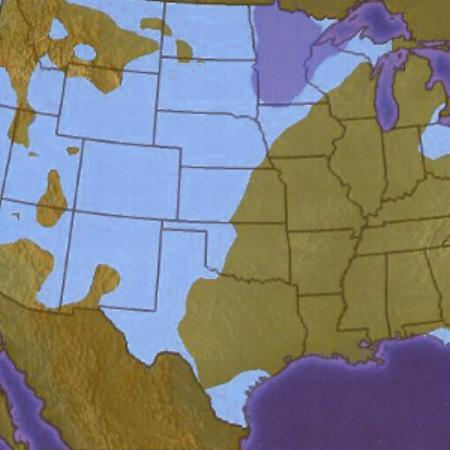
%> input picture Matlab Code - Version- June01/test.jpg, 450 x 450 px
$ octave --eval "result = computeClutter('test.jpg');"   (GNU Octave 9; MATLAB toolbox functions it lacks are replaced by stand-ins)
%> lines starting %> are read from the running program, lines starting %| are printed output that depends on the picture; in (x1, y1, x2, y2) boxes, pixels count from 0 and x2, y2 are one past the last pixel; in counts of white or black regions, pixels touching at a corner belong together; the program's own positions count from 1
### Matlab Code - Version- June01/RGB2Lab.m
function im_Lab=RGB2Lab(im)
% im_Lab=RGB2Lab(im)
% converts RGB color space to CIELab color space
% im is an input RGB image
% im_Lab is the output Lab image

im=double(im); %Convert unsigned 8-bit integer to double precision.

r=im(:,:,1)/255; %get r,g,b value in the range of [0,1]
g=im(:,:,2)/255;
b=im(:,:,3)/255;

% the figure from graybar.m and the infromation from the website
% http://www.cinenet.net/~spitzak/conversion/whysrgb.html, we can conclude
% that our RGB system is sRGB

% if RGB system is sRGB
indr=r>0.04045;
r(indr)=((r(indr)+0.055)/1.055).^2.4;
r(~indr)=r(~indr)/12.92;

indg=g>0.04045;
g(indg)=((g(indg)+0.055)/1.055).^2.4;
g(~indg)=g(~indg)/12.92;

indb=b>0.04045;
b(indb)=((b(indb)+0.055)/1.055).^2.4;
b(~indb)=b(~indb)/12.92;

%Observer. = 2°, Illuminant = D65
X = r * 0.4124 + g * 0.3576 + b * 0.1805;
Y = r * 0.2126 + g * 0.7152 + b * 0.0722;
Z = r * 0.0193 + g * 0.1192 + b * 0.9505;

x = X /  95.047; %x=X/Xn         %Observer = 2°, Illuminant = D65
y = Y / 100.000; %y=Y/Yn
z = Z / 108.883; %z=Z/Zn

indx=x>0.008856;
x(indx)=x(indx).^(1/3);
x(~indx)=7.787*x(~indx)+16/116;

indy=y>0.008856;
y(indy)=y(indy).^(1/3);
y(~indy)=7.787*y(~indy)+16/116;

indz=z>0.008856;
z(indz)=z(indz).^(1/3);
z(~indz)=7.787*z(~indz)+16/116;

CIE_L = ( 116 * y ) - 16;
CIE_a = 500 * ( x - y );
CIE_b = 200 * ( y - z );

im_Lab(:,:,1)=CIE_L;
im_Lab(:,:,2)=CIE_a;
im_Lab(:,:,3)=CIE_b;

### Matlab Code - Version- June01/reduce.m
function image2 = reduce(image0,kernel)
% Reduce: for building Gaussian or Laplacian pyramids. 1-D separable kernels.
%
% imnew = reduce(im0)		Reduce w/default kernel: [.05 .25 .4 .25 .05]
% imnew = reduce(im0,kern)	Reduce with kern; sums to unity.

% Ruth Rosenholtz

if nargin == 1,
	% Default kernel
	kernel = [0.05 0.25 0.4 0.25 0.05];
end;

[ysize xsize] = size(image0);

image0 = filt2(kernel,image0);		% Filter horizontally.
					% filt2 is filter2 with reflection.
image1 = image0(:,1:2:xsize);

image1 = filt2(kernel',image1);		% Filter vertically.
image2 = image1(1:2:ysize,:);

return

### Matlab Code - Version- June01/filt2.m
function im2 = filt2(kernel,im1,reflect_style)
% im2 = filt2(kernel,im1,reflect_style)
% Improved version of filter2, which includes reflection.
% Default style is 'odd'.  Also can be 'even', or 'wrap'.
% im2 = filt2(kern,image)	apply kern with odd refl (default).
% im2 = filt2(kern,image,'even')	Use even reflection.
% im2 = filt2(kern,image,128)	Fill with 128's.

% Ruth Rosenholtz

if nargin==2, reflect_style = 'odd'; end

[ky,kx] = size(kernel);
[iy,ix] = size(im1);

imbig = addborder(im1,kx-1,ky-1,reflect_style);
imbig = conv2(imbig,kernel,'same');
im2 = imbig(ky:ky-1+iy, kx:kx-1+ix);

### Matlab Code - Version- June01/addborder.m
function imbig = addborder(im,xbdr,ybdr,arg);
% [5 lines of commented-out code are left out]

[ysize, xsize] = size(im);

%--------if arg is a number, fill border with its value.
if ~isstr(arg)
	imbig = arg*ones((ysize + 2*ybdr), (xsize + 2*xbdr));
	imbig((ybdr+1):(ybdr+ysize), (xbdr+1):(xbdr+xsize)) = im;

%--------Else use a reflection method. First check thickness.
elseif ((xbdr > xsize-1) | (ybdr > ysize-1)),
	 error('borders must be thinner than image');

% -----------------------Even reflections.
elseif strcmp(arg,'even')
	%--set up array
	imbig = zeros((ysize + 2*ybdr), (xsize + 2*xbdr));
	imbig((ybdr+1):(ybdr+ysize), (xbdr+1):(xbdr+xsize)) = im;
	%--do reflections
	if (xbdr >= 1),
		imbig((ybdr+1):(ybdr+ysize), xbdr:-1:1) =...
			im(:,1:xbdr);
		imbig((ybdr+1):(ybdr+ysize),(xbdr+xsize+1):(2*xbdr+xsize))...
				 = im(:,xsize:-1:xsize-xbdr+1);
	end
	if (ybdr >= 1),
		imbig(ybdr:-1:1,:) = imbig(ybdr+1:ybdr+ybdr,:);
		imbig((ybdr+ysize+1):(2*ybdr+ysize), :)...
			 = imbig(ybdr+ysize:-1:ysize+1, :);
	end

% ---------------------odd reflections.
elseif strcmp(arg,'odd')
%--set up array
	imbig = zeros((ysize + 2*ybdr), (xsize + 2*xbdr));
	imbig((ybdr+1):(ybdr+ysize), (xbdr+1):(xbdr+xsize)) = im;
%--do reflections.  Skip it if bdr is 0 or less.
	if (xbdr >= 1),
		imbig((ybdr+1):(ybdr+ysize), xbdr:-1:1) = im(:,2:xbdr+1);
		imbig((ybdr+1):(ybdr+ysize),(xbdr+xsize+1):(2*xbdr+xsize))...
			 = im(:,xsize-1:-1:xsize-xbdr);
	end
	if (ybdr >= 1),
		imbig(ybdr:-1:1,:) = imbig(ybdr+2:ybdr+ybdr+1,:);
		imbig((ybdr+ysize+1):(2*ybdr+ysize), :)...
			 = imbig(ybdr+ysize-1:-1:ysize, :);
	end

% ---------------------Wraparound
elseif strcmp(arg,'wrap')
%--set up array
	imbig = zeros((ysize + 2*ybdr), (xsize + 2*xbdr));
	imbig((ybdr+1):(ybdr+ysize), (xbdr+1):(xbdr+xsize)) = im;
%--do reflections
	if (xbdr >= 1),
		imbig((ybdr+1):(ybdr+ysize), 1:xbdr) = im(:,xsize-xbdr+1:xsize);
		imbig((ybdr+1):(ybdr+ysize),(xbdr+xsize+1):(2*xbdr+xsize))...
			 = im(:,1:xbdr);
	end
	if (ybdr >= 1),
		imbig(1:ybdr,:) = imbig(ysize+1:ysize+ybdr,:);
		imbig((ybdr+ysize+1):(2*ybdr+ysize), :)...
			 = imbig(ybdr+1:ybdr+ybdr, :);
	end

else  error('unknown border style');

end

### Matlab Code - Version- June01/RRgaussianPyramid.m
function pyramid = RRgaussianPyramid(im, numLevels)
% pyramid = RRgaussianPyramid(im, numLevels)
%
% Computes a GaussianPyramid of image im, with numLevels levels.
% Does not include the highest frequency level (the original image).
% Returns a cell structure containing the levels of the pyramid.
%
% Reference:
% Burt, P., & Adelson, E.H. The Laplacian Pyramid as a
% Compact Image Code. IEEE Trans. on Communication,
% COM-31:532-540, 1983.

% code by Ruth Rosenholtz

% The "gaussian" is a separable filter:
% G = [0.05, 0.25, 0.40, 0.25, 0.05].

pyramid = cell(numLevels, 1);
pyramid{1} = im;
for i=2:numLevels,
    if i==2,
        tmp = im;
    else
        tmp = pyramid{i-1};
    end
    pyramid{i} = reduce(tmp);
    % This uses my old reduce program, which reflects the image about the
    % border before filtering, to minimize edge effects.
end
return;

### Matlab Code - Version- June01/colorClutter.m
function [clutter_levels, clutter_map] = colorClutter(inputImage, numlevels, pool_sigma, pix)
% [clutter_levels, clutter_map] = colorClutter(inputImage, numlevels, [pool_sigma], [pix])

% computes the color clutter map(s) of an image. Returns:
% "clutter_levels", a cell structure, containing the color clutter at a number of scales
%    specified by numlevels;  -- cell(numlevels,1) --, the n'th level of which can be
%    accessed using clutter_levels{n}{1}
% "clutter_map", an array of the same size as the input image, is a single clutter
%    map collapsed from clutter_levels, which is the clutter measure at multiple
%    scales now the "collapsing" is done by taking the maximal values across scales
%
% Inputs:
% "inputImage" gives the input. It can be one of the following 3 things: 1. an RGB
%    image; 2. a string, i.e., file name of an RGB image; 3, a cell structure
%    containing Gaussian pyramids of the luminance(L) and the chrominance(a,b)
%    channels. Refer to RRgaussianPyramid.m and computeClutter.m for how to build
%    and use Gaussian pyramids.
% "numlevels" is the number of levels.
% Color clutter is computed as the "volume" of a color distribution
%    ellipsoid, which is the determinant of covariance matrix. Covariance
%    matrix can be computed efficiently through linear filtering. More
%    specifically, cov(X,Y) = E(XY)-E(X)E(Y), where E (expectation value)
%    can be approximated by filtering with a Gaussian window.
% "pool_sigma" is the sigma (standard deviation) of this Gaussian window.
%    Defaults to 3.
% "pix" is for the option of displaying clutter maps. If it's 1, displays the clutter maps.
%    If it's 0, does not display (useful for batch processing of many images). Defaults to 1.
%
% Reference:
% Ruth Rosenholtz, Yuanzhen Li, and Lisa Nakano. "Measuring Visual Clutter".
% Journal of Vision, 7(2), 2007. http://www.journalofvision.com/7/2/

% Ruth Rosenholtz and Yuanzhen Li, Sept 2004.

if ~exist('pool_sigma')
    pool_sigma = 3;
end
if ~exist('pix')
    pix = 1;
end

if iscell(inputImage)
    L_pyr = inputImage(:,:,1);
    a_pyr = inputImage(:,:,2);
    b_pyr = inputImage(:,:,3);
else
    if ischar(inputImage)
        try
            [tmp, map] = imread(inputImage);
        catch
            error(sprintf('Unable to open %s image file.', 'input image'))
        end
        [h, w, depth] = size(tmp);
        if prod(size(map))==0,
            im = double(tmp);
        else
            tmp = tmp(:);
            im = zeros(prod(size(tmp)), 3);
            im = map(double(tmp)+1, :);
            im = reshape(im, h, w, 3);
        end
    else
        if isnumeric(inputImage)
            im = inputImage;
        end
    end

    % The input image, im, had better be a MxNx3 matrix, in which case we assume it is an RGB image.
    %   If it's MxN, it's probably gray, and this program is not appropriate.
    [m, n, d] = size(im);
    if d==3,
        % we first convert it into the perceptually-based CIELab color space
        Lab = RGB2Lab(im);
    else
        error('%s should be run on RGB color images.  Input image appears to be grayscale.\n', mfilename);
    end

    % Get Gaussian pyramids (one for each of L,a,b)
    L_pyr = RRgaussianPyramid(Lab(:,:,1), numlevels);
    a_pyr = RRgaussianPyramid(Lab(:,:,2), numlevels);
    b_pyr = RRgaussianPyramid(Lab(:,:,3), numlevels);
end

% Compute clutter
[clutter_levels] = computeColorClutter(L_pyr, a_pyr, b_pyr, pool_sigma);

% collapse over scales by taking the maximum

% first get a Gaussian kernel to upsample the clutter maps on bigger scales
% so that the clutter maps would have the same sizes, and max can be taken
% across scales
kernel_1d = [0.05 0.25 0.4 0.25 0.05];
kernel_2d = conv2(kernel_1d, kernel_1d');
clutter_map = clutter_levels{1}{1};
for scale=2:numlevels
    clutter_here = clutter_levels{scale}{1};
    for kk = scale:-1:2
        clutter_here = upConv(clutter_here, kernel_2d, 'reflect1', [2 2]);
    end
    common_sz = min(size(clutter_map), size(clutter_here));
    clutter_map(1:common_sz(1), 1:common_sz(2)) = max(clutter_map(1:common_sz(1), 1:common_sz(2)), clutter_here(1:common_sz(1), 1:common_sz(2)));
end


% to display the clutter maps:
if (pix==1)
    min_min = min(clutter_map(:));
    max_max = max(clutter_map(:));
    figure;
    if numlevels < 5
        nx = 2; ny = 2;
    elseif numlevels < 7
        nx = 3; ny = 2;
    elseif numlevels < 9
        nx = 4; ny = 2;
    else
        error('too many levels!!');
    end
    for scale = 1:numlevels
        subplot(ny, nx, scale); imshow(clutter_levels{scale}{1}, [min_min max_max]); title(strcat('color clutter at level', num2str(scale)));
    end
    figure;
    imshow(clutter_map, [min_min max_max]); title('collapsed color clutter map');
    drawnow;
end

return;

### Matlab Code - Version- June01/computeColorClutter.m
function [clutter_levels] = computeColorClutter(L_pyr, a_pyr, b_pyr, sigD)
%
% [clutter_levels] = computeColorClutter(L_pyr, a_pyr, b_pyr, sigD)
% computes the color clutter maps. Returns:
% clutter_levels, a cell structure, containing the color clutter at a
%   number of scales specified by numlevels;  -- cell(numlevels,1) --, the n'th
%   level of which can be accessed using clutter_levels{n}{1}
%
% input:
% L_pyr, a_pyr, b_pyr
%   the Gaussian pyramids of L, a, b (CIELab color space)
%   the Gaussian pyramids are computed by alternately blurring and
%   subsampling the L,a,b channels
% Color clutter is computed as the "volume" of a color distribution
%   ellipsoid, which is the determinant of covariance matrix. Covariance
%   matrix can be computed efficiently through linear filtering. More
%   specifically, cov(X,Y) = E(XY)-E(X)E(Y), where E (expectation value)
%   can be approximated by filtering with a Gaussian window.
% sigD is the sigma (standard deviation) of this Gaussian window.
%
% Reference:
% Ruth Rosenholtz, Yuanzhen Li, Jonathan Mansfield, and Zhenlan Jin.
% Feature Congestion: A Measure of Display Clutter. CHI '05: Proc. of the SIGCHI conference
% on Human factors in computing systems. May 2005. 761-770.

% Ruth Rosenholtz and Yuanzhen Li, Sept 2004


% the pyramids have this number of levels:
numlevels = length(L_pyr);
if length(a_pyr)~=numlevels | length(b_pyr)~=numlevels,
    error('L, a, and b channels must have the same number of levels in the Gaussian pyramid\n');
end

% initiatialization
covMx = cell(numlevels, 3, 3);
clutter_levels = cell(numlevels, 1);
DL = cell(numlevels, 1);
Da = cell(numlevels, 1);
Db = cell(numlevels, 1);

% sensitivitis to the L,a,and b channels are different, therefore we use
% deltaL2, deltaa2, and deltab2 to "scale" the L,a,b axes when computing
% the covariance matrix. Eventually these numbers should be vary according
% to the spatial scales, mimicing our visual system's sensitivity function
deltaL2 = (0.0007)^2;
deltaa2 = 0.1^2;
deltab2 = 0.05^2;

% Get a Gaussian filter for computing the covariance
bigG = RRgaussfilter1D(round(2*sigD), sigD);

for i=1:numlevels,
    % get E(X) by filtering X with a 1-D Gaussian window separably in x
    %   and y directions:
    DL{i} = RRoverlapconv(bigG, L_pyr{i});
    DL{i} = RRoverlapconv(bigG', DL{i});    % E(L)
    Da{i} = RRoverlapconv(bigG, a_pyr{i});
    Da{i} = RRoverlapconv(bigG', Da{i});    % E(a)
    Db{i} = RRoverlapconv(bigG, b_pyr{i});
    Db{i} = RRoverlapconv(bigG', Db{i});    % E(b)

    % Covariance matrix
    % covMx(L,a,b) = | cov(L,L)  cov(L,a)  cov(L,b) |
    %                | cov(a,L)  cov(a,a)  cov(a,b) |
    %                | cov(b,L)  cov(b,a)  cov(b,b) |
    % where cov(X,Y) = E(XY) - E(X)E(Y)
    %   and if X is the same as Y, then it's the variance var(X) =
    %   E(X.^2)-E(X).^2
    % and as cov(X,Y) = cov(Y,X), covMx is symmetric
    % covariance matrix elements:
    covMx{i}{1}{1} = RRoverlapconv(bigG, L_pyr{i}.^2);
    covMx{i}{1}{1} = RRoverlapconv(bigG', covMx{i}{1}{1}) - DL{i}.^2 + deltaL2;  % cov(L,L) + deltaL2
    covMx{i}{1}{2} = RRoverlapconv(bigG, L_pyr{i}.*a_pyr{i});
    covMx{i}{1}{2} = RRoverlapconv(bigG', covMx{i}{1}{2}) - DL{i}.*Da{i};        % cov(L,a)
    covMx{i}{1}{3} = RRoverlapconv(bigG, L_pyr{i}.*b_pyr{i});
    covMx{i}{1}{3} = RRoverlapconv(bigG', covMx{i}{1}{3}) - DL{i}.*Db{i};        % cov(L,b)
    covMx{i}{2}{2} = RRoverlapconv(bigG, a_pyr{i}.^2);
    covMx{i}{2}{2} = RRoverlapconv(bigG', covMx{i}{2}{2}) - Da{i}.^2 + deltaa2;  % cov(a,a) + deltaa2
    covMx{i}{2}{3} = RRoverlapconv(bigG, a_pyr{i}.*b_pyr{i});
    covMx{i}{2}{3} = RRoverlapconv(bigG', covMx{i}{2}{3}) - Da{i}.*Db{i};        % cov(a,b)
    covMx{i}{3}{3} = RRoverlapconv(bigG, b_pyr{i}.^2);
    covMx{i}{3}{3} = RRoverlapconv(bigG', covMx{i}{3}{3}) - Db{i}.^2 + deltab2;  % cov(b,b) + deltab2

    % Get the determinant of covariance matrix
    % which is the "volume" of the covariance ellipsoid
    detIm = covMx{i}{1}{1}.*(covMx{i}{2}{2}.*covMx{i}{3}{3}-covMx{i}{2}{3}.*covMx{i}{2}{3})...
        - covMx{i}{1}{2}.*(covMx{i}{1}{2}.*covMx{i}{3}{3}-covMx{i}{2}{3}.*covMx{i}{1}{3})...
        + covMx{i}{1}{3}.*(covMx{i}{1}{2}.*covMx{i}{2}{3}-covMx{i}{2}{2}.*covMx{i}{1}{3});
    % take the square root considering variance is squared, and the cube
    % root, since this is the volume and the contrast measure is a "length"
    clutter_levels{i}{1} = sqrt(detIm).^(1/3);
end

return;

### Matlab Code - Version- June01/RRoverlapconv.m
function out = RRoverlapconv(kernel, in)
% out = RRoverlapconv(kernel, in)
%   Filters the image in with filter kernel, where it only "counts" the
%   part of the filter that overlaps the image.  Rescales the filter so its
%   weights which overlap the image sum to the same as the full filter
%   kernel.

% Convolve with the original kernel
out = conv2(in, kernel, 'same');

% Convolve kernel with an image of 1's, of the same size as the input image
[m, n] = size(in);
rect = ones(m, n);
overlapsum = conv2(rect, kernel, 'same');

% Now scale the output image at each pixel by the relative overlap of the
% filter with the image
out = sum(kernel(:)) * out ./ overlapsum;

return;

### Matlab Code - Version- June01/RRgaussfilter1D.m
function kernel = RRgaussfilter1D(halfsupport, sigma, center)
% kernel = RRgaussfilter1D(halfsupport, sigma)
%   Creates a 1D gaussian filter kernel, centered at center (default=0), with pixels from
%   -halfsupport:halfsupport, and standard deviation sigma.

t = -halfsupport:halfsupport;
if nargin<3,
    center = 0;
end
kernel = exp(-(t-center).^2/(2*sigma^2));
kernel = kernel/sum(kernel);

return;

### Matlab Code - Version- June01/computeClutter.m
function [color_clutter, contrast_clutter, orientation_clutter] = computeClutter(inputImage, numlevels, contrast_filt_sigma, contrast_pool_sigma, color_pool_sigma, contrast_pix, color_pix, orient_pix)
%> called with inputImage = 'test.jpg'

% [color_clutter, contrast_clutter, orientation_clutter] = computeClutter(inputImage,
%       [numlevels], [contrast_filt_sigma], [contrast_pool_sigma], [color_pool_sigma],
%       [contrast_pix], [color_pix], [orient_pix])
%
% Computes Feature Congestion clutter map(s) of an image. Returns:
%   "color_clutter", a cell structure containing the color clutter map(s)
%   "contrast_clutter", a cell structure containing the contrast clutter map(s)
%   "orientation_clutter", a cell structure containing the orientation clutter map(s)
% As for each of the three cell structure, *{1} is another cell structure containing
%   the clutter maps at a number of scales specified by "numlevels", and *{2} is a
%   single clutter map (same size as the input image) collapsed from all scales
%
% Inputs:
%   "inputImage" is the input image. It can be a string (file name of the image),
%       or an array (the image itself).
%   "numlevels" is the number of levels. Defaults to 3.
% For all the other input parameters, please see subroutines "colorClutter.m",
% "contrastClutter.m", and "orientationClutter.m" for explanations.
%
% Reference:
% Ruth Rosenholtz, Yuanzhen Li, and Lisa Nakano. "Measuring Visual Clutter".
% Journal of Vision, 7(2), 2007. http://www.journalofvision.com/7/2/

% Ruth Rosenholtz, Yuanzhen Li, and Lisa Nakano, March 2007.

% set parameters:
if ~exist('numlevels')
    numlevels = 3;
end
% color
if ~exist('color_pool_sigma')
    color_pool_sigma = 3;
end
if ~exist('color_pix')
    color_pix = 0;
end
% contrast
if ~exist('contrast_filt_sigma')
    contrast_filt_sigma = 1;
end
if ~exist('contrast_pool_sigma')
    contrast_pool_sigma = 3*contrast_filt_sigma;
end
if ~exist('contrast_pix')
    contrast_pix = 0;
end
% orientation
orient_pool_sigma = 7/2;
if ~exist('orient_pix')
    orient_pix = 0;
end

% load input image
if ischar(inputImage)
    try
        [tmp, map] = imread(inputImage);
%> tmp is the input picture: size 450x450x3 uint8; mean R, G, B 127.7, 127.7, 127.6
%> map = []
    catch
        error(sprintf('Unable to open %s image file.', inputImage))
    end
    im = double(tmp);
else
    if isnumeric(inputImage)
        im = double(inputImage);
    end
end

% The input image, im, should be a MxNx3 matrix, in which case we assume it is an RGB image.
%   If it's MxN, it's probably gray, and this program is not appropriate.
[m, n, d] = size(im);
%> m = 450; n = 450; d = 3
if d==3,
    % we first convert it into the perceptually-based CIELab color space
    Lab = RGB2Lab(im);
%> in RGB2Lab, `indr=r>0.04045;`: indr: size 450x450 logical; every value is 1
%> in RGB2Lab, `indb=b>0.04045;`:
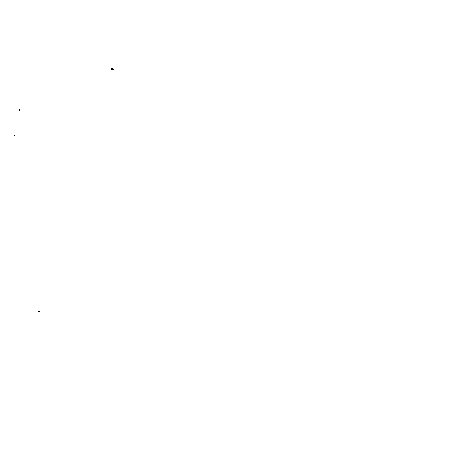
%> indb: size 450x450 logical; 100% white; black in thin lines or dots, all inside (x1, y1, x2, y2) = (14, 68, 114, 312)
%> in RGB2Lab, `b(~indb)=b(~indb)/12.92;`: b: size 450x450 double; min 0.00121, max 1, mean 0.325
%> in RGB2Lab, `indx=x>0.008856;`: indx: size 450x450 logical; every value is 0
%> in RGB2Lab, `indz=z>0.008856;`: indz: size 450x450 logical; 0.04% white in thin lines or dots, all inside (x1, y1, x2, y2) = (0, 32, 432, 396)
%> in RGB2Lab, `z(indz)=z(indz).^(1/3);`:
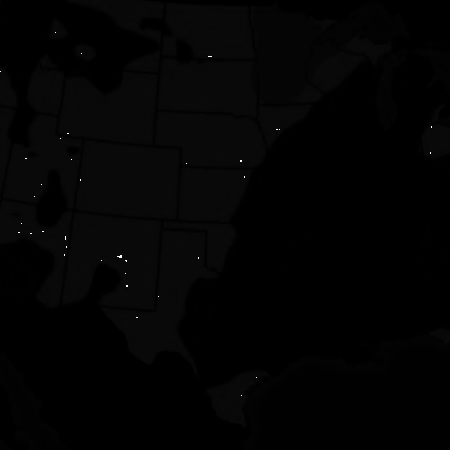
%> z: size 450x450 double; min 0.0001, max 0.211, mean 0.00321; drawn with min black and max white
else
    error('%s should be run on RGB color images.  Input image appears to be grayscale.\n', mfilename);
end
% get Gaussian pyramids (one for each of L,a,b)
RRLab(:,:,1) = RRgaussianPyramid(Lab(:,:,1), numlevels);
%> after the loop in RRgaussianPyramid, `for i=2:numLevels,`:
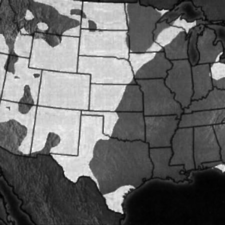
%> tmp: size 225x225 double; min 0.438, max 4.68, mean 2.2; drawn with min black and max white
%> after the loop in RRgaussianPyramid, `for i=2:numLevels,`: pyramid = 3 items
RRLab(:,:,2) = RRgaussianPyramid(Lab(:,:,2), numlevels);
%> call 2 of RRgaussianPyramid, with numLevels = 3
%> after the loop in RRgaussianPyramid (call 2), `for i=2:numLevels,`:
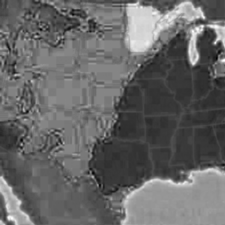
%> tmp: size 225x225 double; min -0.944, max 1.99, mean 0.237; drawn with min black and max white
RRLab(:,:,3) = RRgaussianPyramid(Lab(:,:,3), numlevels);
%> call 3 of RRgaussianPyramid, with numLevels = 3
%> after the loop in RRgaussianPyramid (call 3), `for i=2:numLevels,`:
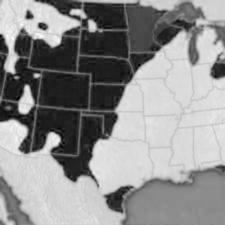
%> tmp: size 225x225 double; min -6.65, max 3.26, mean -1.11; drawn with min black and max white

% compute the color clutter
[color_clutter_levels, color_clutter_map] = colorClutter(RRLab, numlevels, color_pool_sigma, color_pix);
%> in computeColorClutter, `numlevels = length(L_pyr);`: numlevels = 3
%> in computeColorClutter, `covMx = cell(numlevels, 3, 3);`: covMx = 27 items
%> in computeColorClutter, `clutter_levels = cell(numlevels, 1);`: clutter_levels = {[], [], []}
%> the loop in computeColorClutter, `for i=1:numlevels,` made 3 passes
%> pass 1, in RRoverlapconv, `out = conv2(in, kernel, 'same');`:
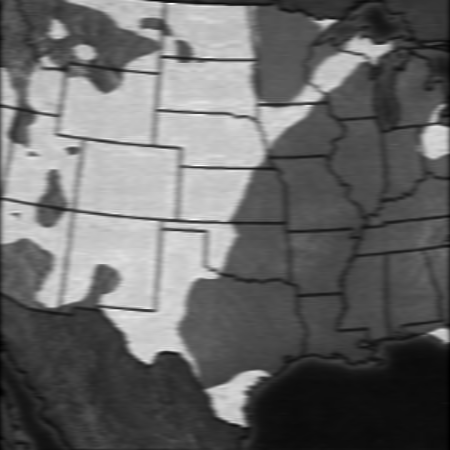
%> out: size 450x450 double; min 0.271, max 4.96, mean 2.19; drawn with min black and max white
%> after the loop in computeColorClutter, `for i=1:numlevels,`: DL = 3 items
%> the loop in colorClutter, `for scale=2:numlevels` made 1 pass
%> pass 1, in colorClutter, `clutter_here = clutter_levels{scale}{1};`:
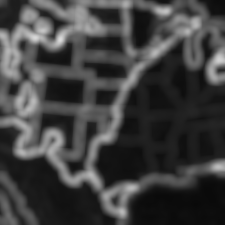
%> clutter_here: size 225x225 double; min 0.0376, max 0.866, mean 0.252
%> the run ends on the next line
% compute the contrast clutter
[contrast_clutter_levels, contrast_clutter_map] = contrastClutter(RRLab, numlevels, contrast_filt_sigma, contrast_pool_sigma, contrast_pix);
% compute the orientation clutter
[orient_clutter_levels, orientation_clutter_map] = orientationClutter(RRLab, numlevels, orient_pix);

% output them in cell structures
color_clutter = {color_clutter_levels, color_clutter_map};
contrast_clutter = {contrast_clutter_levels, contrast_clutter_map};
orientation_clutter = {orient_clutter_levels, orientation_clutter_map};
